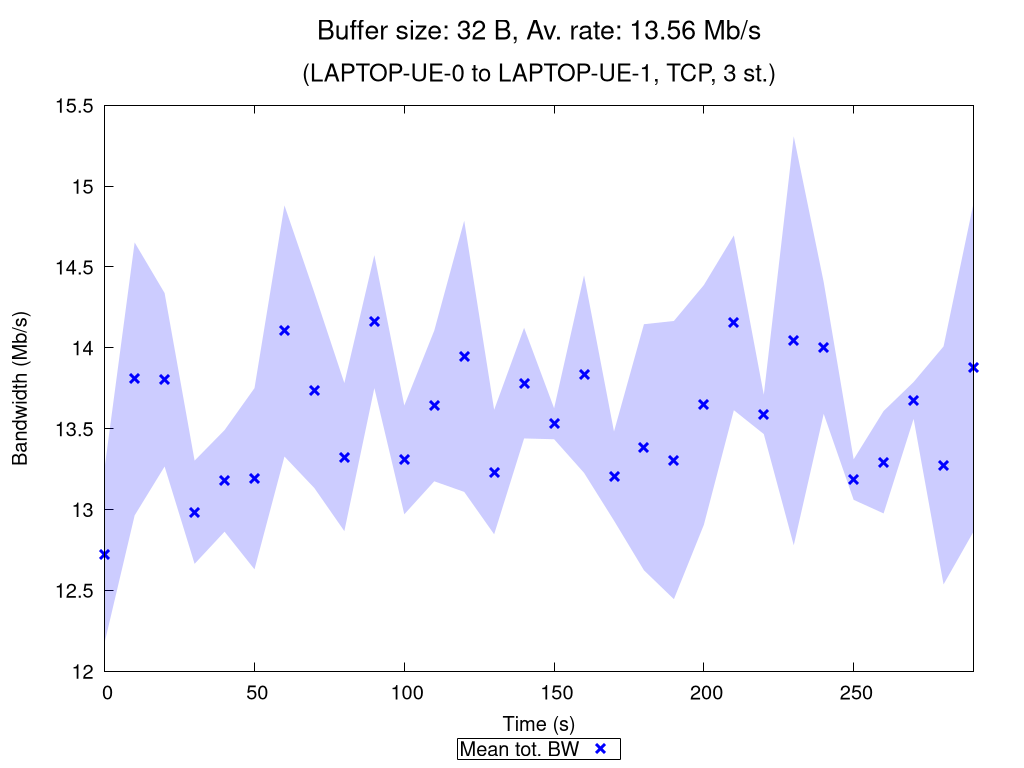

Here is the gnuplot script that generated this plot:
set terminal pngcairo nocrop enhanced size 1024,768 font "Verdana,15"
set output "TCP_3_st_2020_10_13_00-14-17_one2two_00032B.png"

set title "{/=20 Buffer size: 32 B, Av. rate: 13.56 Mb/s}\n\n{/=18 (LAPTOP-UE-0 to LAPTOP-UE-1, TCP, 3 st.)}"

set xlabel "Time (s)"
set ylabel "Bandwidth (Mb/s)"
set ytics nomirror
set key bmargin center horizontal box samplen 1 width -1
set bmargin 4.6
set rmargin 4.5

rf = 1000000.0  # rate factor
set style fill transparent solid 0.2 noborder
set autoscale xfix
plot "TCP_3_st_2020_10_13_00-14-17_one2two_00032B_iperf_processed.dat" using 1:($2/rf-$3/rf):($2/rf+$3/rf) with filledcurves lc rgb "blue" notitle, \
     "" using 1:($2/rf) with points pt 2 ps 1.5 lw 3 lc rgb "blue" title "Mean tot. BW", \
